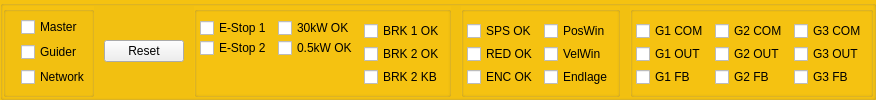
    <widget class="QGroupBox" name="gbEStop">
     <property name="styleSheet">
      <string notr="true">QGroupBox {
    background-color:rgb(245, 194, 17);
}</string>
     </property>
     <property name="title">
      <string/>
     </property>
     <layout class="QHBoxLayout" name="horizontalLayout_32">
      <property name="spacing">
       <number>10</number>
      </property>
      <property name="leftMargin">
       <number>0</number>
      </property>
      <property name="topMargin">
       <number>0</number>
      </property>
      <property name="rightMargin">
       <number>0</number>
      </property>
      <property name="bottomMargin">
       <number>0</number>
      </property>
      <item>
       <widget class="QGroupBox" name="groupBox_11">
        <property name="title">
         <string/>
        </property>
        <layout class="QVBoxLayout" name="verticalLayout_5">
         <property name="spacing">
          <number>0</number>
         </property>
         <property name="leftMargin">
          <number>15</number>
         </property>
         <property name="topMargin">
          <number>0</number>
         </property>
         <property name="rightMargin">
          <number>0</number>
         </property>
         <property name="bottomMargin">
          <number>0</number>
         </property>
         <item>
          <widget class="QCheckBox" name="cbEsMaster">
           <property name="text">
            <string>Master</string>
           </property>
          </widget>
         </item>
         <item>
          <widget class="QCheckBox" name="cbEsGuider">
           <property name="text">
            <string>Guider</string>
           </property>
          </widget>
         </item>
         <item>
          <widget class="QCheckBox" name="cbEsNetwork">
           <property name="text">
            <string>Network</string>
           </property>
          </widget>
         </item>
        </layout>
       </widget>
      </item>
      <item>
       <widget class="QPushButton" name="btnEsReset">
        <property name="text">
         <string>Reset</string>
        </property>
       </widget>
      </item>
      <item>
       <widget class="QGroupBox" name="groupBox_39">
        <property name="title">
         <string/>
        </property>
        <layout class="QHBoxLayout" name="horizontalLayout_33">
         <property name="spacing">
          <number>0</number>
         </property>
         <property name="leftMargin">
          <number>0</number>
         </property>
         <property name="topMargin">
          <number>0</number>
         </property>
         <property name="rightMargin">
          <number>0</number>
         </property>
         <property name="bottomMargin">
          <number>0</number>
         </property>
         <item>
          <widget class="QGroupBox" name="groupBox_42">
           <property name="styleSheet">
            <string notr="true">QGroupBox {
    border: none;
    margin-top: 0px;
}
</string>
           </property>
           <property name="title">
            <string/>
           </property>
           <layout class="QVBoxLayout" name="verticalLayout_6">
            <property name="spacing">
             <number>0</number>
            </property>
            <property name="leftMargin">
             <number>0</number>
            </property>
            <property name="topMargin">
             <number>0</number>
            </property>
            <property name="rightMargin">
             <number>0</number>
            </property>
            <property name="bottomMargin">
             <number>0</number>
            </property>
            <item>
             <widget class="QCheckBox" name="cbEsEStop1">
              <property name="styleSheet">
               <string notr="true">QGroupBox {
    border: none;
    margin-top: 0px;
}
</string>
              </property>
              <property name="text">
               <string>E-Stop 1</string>
              </property>
             </widget>
            </item>
            <item>
             <widget class="QCheckBox" name="cbEsEStop2">
              <property name="text">
               <string>E-Stop 2</string>
              </property>
             </widget>
            </item>
            <item>
             <spacer name="verticalSpacer_9">
              <property name="orientation">
               <enum>Qt::Orientation::Vertical</enum>
              </property>
              <property name="sizeHint" stdset="0">
               <size>
                <width>20</width>
                <height>19</height>
               </size>
              </property>
             </spacer>
            </item>
           </layout>
          </widget>
         </item>
         <item>
          <widget class="QGroupBox" name="groupBox_44">
           <property name="styleSheet">
            <string notr="true">QGroupBox {
    border: none;
    margin-top: 0px;
}
</string>
           </property>
           <property name="title">
            <string/>
           </property>
           <layout class="QVBoxLayout" name="verticalLayout_7">
            <property name="spacing">
             <number>0</number>
            </property>
            <property name="leftMargin">
             <number>0</number>
            </property>
            <property name="topMargin">
             <number>0</number>
            </property>
            <property name="rightMargin">
             <number>0</number>
            </property>
            <property name="bottomMargin">
             <number>0</number>
            </property>
            <item>
             <widget class="QCheckBox" name="cbEs30kW">
              <property name="text">
               <string>30kW OK</string>
              </property>
             </widget>
            </item>
            <item>
             <widget class="QCheckBox" name="cbEs05kW">
              <property name="text">
               <string>0.5kW OK</string>
              </property>
             </widget>
            </item>
            <item>
             <spacer name="verticalSpacer_10">
              <property name="orientation">
               <enum>Qt::Orientation::Vertical</enum>
              </property>
              <property name="sizeHint" stdset="0">
               <size>
                <width>20</width>
                <height>19</height>
               </size>
              </property>
             </spacer>
            </item>
           </layout>
          </widget>
         </item>
         <item>
          <widget class="QGroupBox" name="groupBox_43">
           <property name="styleSheet">
            <string notr="true">QGroupBox {
    border: none;
    margin-top: 0px;
}
</string>
           </property>
           <property name="title">
            <string/>
           </property>
           <layout class="QVBoxLayout" name="verticalLayout_8">
            <property name="spacing">
             <number>0</number>
            </property>
            <property name="leftMargin">
             <number>0</number>
            </property>
            <property name="topMargin">
             <number>0</number>
            </property>
            <property name="rightMargin">
             <number>0</number>
            </property>
            <property name="bottomMargin">
             <number>0</number>
            </property>
            <item>
             <widget class="QCheckBox" name="cbEsBRK1OK">
              <property name="text">
               <string>BRK 1 OK</string>
              </property>
             </widget>
            </item>
            <item>
             <widget class="QCheckBox" name="cbEsBRK2OK">
              <property name="text">
               <string>BRK 2 OK</string>
              </property>
             </widget>
            </item>
            <item>
             <widget class="QCheckBox" name="cbEsBRK2KB">
              <property name="text">
               <string>BRK 2 KB</string>
              </property>
             </widget>
            </item>
           </layout>
          </widget>
         </item>
        </layout>
       </widget>
      </item>
      <item>
       <widget class="QGroupBox" name="groupBox_40">
        <property name="title">
         <string/>
        </property>
        <layout class="QHBoxLayout" name="horizontalLayout_34">
         <property name="spacing">
          <number>0</number>
         </property>
         <property name="leftMargin">
          <number>0</number>
         </property>
         <property name="topMargin">
          <number>0</number>
         </property>
         <property name="rightMargin">
          <number>0</number>
         </property>
         <property name="bottomMargin">
          <number>0</number>
         </property>
         <item>
          <widget class="QGroupBox" name="gbSps">
           <property name="styleSheet">
            <string notr="true">QGroupBox {
    border: none;
    margin-top: 0px;
}
</string>
           </property>
           <property name="title">
            <string/>
           </property>
           <layout class="QVBoxLayout" name="verticalLayout_9">
            <property name="spacing">
             <number>0</number>
            </property>
            <property name="leftMargin">
             <number>0</number>
            </property>
            <property name="topMargin">
             <number>0</number>
            </property>
            <property name="rightMargin">
             <number>0</number>
            </property>
            <property name="bottomMargin">
             <number>0</number>
            </property>
            <item>
             <widget class="QCheckBox" name="cbSPS">
              <property name="text">
               <string>SPS OK</string>
              </property>
             </widget>
            </item>
            <item>
             <widget class="QCheckBox" name="cbEsRED">
              <property name="text">
               <string>RED OK</string>
              </property>
             </widget>
            </item>
            <item>
             <widget class="QCheckBox" name="cbEsENC">
              <property name="text">
               <string>ENC OK</string>
              </property>
             </widget>
            </item>
           </layout>
          </widget>
         </item>
         <item>
          <widget class="QGroupBox" name="gbPos">
           <property name="styleSheet">
            <string notr="true">QGroupBox {
    border: none;
    margin-top: 0px;
}
</string>
           </property>
           <property name="title">
            <string/>
           </property>
           <layout class="QVBoxLayout" name="verticalLayout_10">
            <property name="spacing">
             <number>0</number>
            </property>
            <property name="leftMargin">
             <number>0</number>
            </property>
            <property name="topMargin">
             <number>0</number>
            </property>
            <property name="rightMargin">
             <number>0</number>
            </property>
            <property name="bottomMargin">
             <number>0</number>
            </property>
            <item>
             <widget class="QCheckBox" name="cbEsPosWin">
              <property name="text">
               <string>PosWin</string>
              </property>
             </widget>
            </item>
            <item>
             <widget class="QCheckBox" name="cbEsVelWin">
              <property name="text">
               <string>VelWin</string>
              </property>
             </widget>
            </item>
            <item>
             <widget class="QCheckBox" name="cbEsEndlage">
              <property name="text">
               <string>Endlage</string>
              </property>
             </widget>
            </item>
           </layout>
          </widget>
         </item>
        </layout>
       </widget>
      </item>
      <item>
       <widget class="QGroupBox" name="gbGs">
        <property name="title">
         <string/>
        </property>
        <layout class="QHBoxLayout" name="horizontalLayout_35">
         <property name="spacing">
          <number>0</number>
         </property>
         <property name="leftMargin">
          <number>0</number>
         </property>
         <property name="topMargin">
          <number>0</number>
         </property>
         <property name="rightMargin">
          <number>0</number>
         </property>
         <property name="bottomMargin">
          <number>0</number>
         </property>
         <item>
          <widget class="QGroupBox" name="gbG1">
           <property name="styleSheet">
            <string notr="true">QGroupBox {
    border: none;
    margin-top: 0px;
}
</string>
           </property>
           <property name="title">
            <string/>
           </property>
           <layout class="QVBoxLayout" name="verticalLayout_13">
            <property name="spacing">
             <number>0</number>
            </property>
            <property name="leftMargin">
             <number>0</number>
            </property>
            <property name="topMargin">
             <number>0</number>
            </property>
            <property name="rightMargin">
             <number>0</number>
            </property>
            <property name="bottomMargin">
             <number>0</number>
            </property>
            <item>
             <widget class="QCheckBox" name="cbEsG1COM">
              <property name="text">
               <string>G1 COM</string>
              </property>
             </widget>
            </item>
            <item>
             <widget class="QCheckBox" name="cbEsG1OUT">
              <property name="text">
               <string>G1 OUT</string>
              </property>
             </widget>
            </item>
            <item>
             <widget class="QCheckBox" name="cbEsG1FB">
              <property name="text">
               <string>G1 FB</string>
              </property>
             </widget>
            </item>
           </layout>
          </widget>
         </item>
         <item>
          <widget class="QGroupBox" name="gbG2">
           <property name="styleSheet">
            <string notr="true">QGroupBox {
    border: none;
    margin-top: 0px;
}
</string>
           </property>
           <property name="title">
            <string/>
           </property>
           <layout class="QVBoxLayout" name="verticalLayout_12">
            <property name="spacing">
             <number>0</number>
            </property>
            <property name="leftMargin">
             <number>0</number>
            </property>
            <property name="topMargin">
             <number>0</number>
            </property>
            <property name="rightMargin">
             <number>0</number>
            </property>
            <property name="bottomMargin">
             <number>0</number>
            </property>
            <item>
             <widget class="QCheckBox" name="cbEsG2COM">
              <property name="text">
               <string>G2 COM</string>
              </property>
             </widget>
            </item>
            <item>
             <widget class="QCheckBox" name="cbEsG2OUT">
              <property name="text">
               <string>G2 OUT</string>
              </property>
             </widget>
            </item>
            <item>
             <widget class="QCheckBox" name="cbEsG2FB">
              <property name="text">
               <string>G2 FB</string>
              </property>
             </widget>
            </item>
           </layout>
          </widget>
         </item>
         <item>
          <widget class="QGroupBox" name="gbG3">
           <property name="styleSheet">
            <string notr="true">QGroupBox {
    border: none;
    margin-top: 0px;
}
</string>
           </property>
           <property name="title">
            <string/>
           </property>
           <layout class="QVBoxLayout" name="verticalLayout_11">
            <property name="spacing">
             <number>0</number>
            </property>
            <property name="leftMargin">
             <number>0</number>
            </property>
            <property name="topMargin">
             <number>0</number>
            </property>
            <property name="rightMargin">
             <number>0</number>
            </property>
            <property name="bottomMargin">
             <number>0</number>
            </property>
            <item>
             <widget class="QCheckBox" name="cbEsG3COM">
              <property name="text">
               <string>G3 COM</string>
              </property>
             </widget>
            </item>
            <item>
             <widget class="QCheckBox" name="cbEsG3OUT">
              <property name="text">
               <string>G3 OUT</string>
              </property>
             </widget>
            </item>
            <item>
             <widget class="QCheckBox" name="cbEsG3FB">
              <property name="text">
               <string>G3 FB</string>
              </property>
             </widget>
            </item>
           </layout>
          </widget>
         </item>
        </layout>
       </widget>
      </item>
     </layout>
    </widget>
